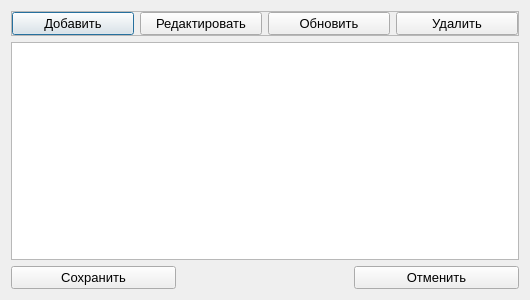
<?xml version="1.0" encoding="UTF-8"?>
<ui version="4.0">
 <class>Prac_type</class>
 <widget class="QDialog" name="Prac_type">
  <property name="geometry">
   <rect>
    <x>0</x>
    <y>0</y>
    <width>530</width>
    <height>300</height>
   </rect>
  </property>
  <property name="font">
   <font>
    <pointsize>10</pointsize>
   </font>
  </property>
  <property name="windowTitle">
   <string>Виды практик</string>
  </property>
  <layout class="QGridLayout" name="gridLayout">
   <item row="0" column="0" colspan="3">
    <widget class="QFrame" name="frame">
     <property name="font">
      <font>
       <pointsize>10</pointsize>
      </font>
     </property>
     <property name="frameShape">
      <enum>QFrame::StyledPanel</enum>
     </property>
     <property name="frameShadow">
      <enum>QFrame::Raised</enum>
     </property>
     <layout class="QGridLayout" name="gridLayout_2">
      <property name="leftMargin">
       <number>0</number>
      </property>
      <property name="topMargin">
       <number>0</number>
      </property>
      <property name="rightMargin">
       <number>0</number>
      </property>
      <property name="bottomMargin">
       <number>0</number>
      </property>
      <property name="verticalSpacing">
       <number>0</number>
      </property>
      <item row="0" column="0">
       <widget class="QPushButton" name="pushButton_add">
        <property name="font">
         <font>
          <pointsize>10</pointsize>
         </font>
        </property>
        <property name="text">
         <string>Добавить</string>
        </property>
        <property name="icon">
         <iconset resource="../resourses.qrc">
          <normaloff>:/img/img/add.png</normaloff>:/img/img/add.png</iconset>
        </property>
       </widget>
      </item>
      <item row="0" column="2">
       <widget class="QPushButton" name="pushButton_update">
        <property name="font">
         <font>
          <pointsize>10</pointsize>
         </font>
        </property>
        <property name="text">
         <string>Обновить</string>
        </property>
        <property name="icon">
         <iconset resource="../resourses.qrc">
          <normaloff>:/img/img/refresh.png</normaloff>:/img/img/refresh.png</iconset>
        </property>
       </widget>
      </item>
      <item row="0" column="5">
       <widget class="QPushButton" name="pushButton_del">
        <property name="font">
         <font>
          <pointsize>10</pointsize>
         </font>
        </property>
        <property name="text">
         <string>Удалить</string>
        </property>
        <property name="icon">
         <iconset resource="../resourses.qrc">
          <normaloff>:/img/img/delete.png</normaloff>:/img/img/delete.png</iconset>
        </property>
       </widget>
      </item>
      <item row="0" column="1">
       <widget class="QPushButton" name="pushButton_edit">
        <property name="font">
         <font>
          <pointsize>10</pointsize>
         </font>
        </property>
        <property name="text">
         <string>Редактировать</string>
        </property>
        <property name="icon">
         <iconset resource="../resourses.qrc">
          <normaloff>:/img/img/edit.png</normaloff>:/img/img/edit.png</iconset>
        </property>
       </widget>
      </item>
     </layout>
    </widget>
   </item>
   <item row="3" column="0">
    <widget class="QPushButton" name="pushButton_save">
     <property name="font">
      <font>
       <pointsize>10</pointsize>
      </font>
     </property>
     <property name="text">
      <string>Сохранить</string>
     </property>
     <property name="icon">
      <iconset resource="../resourses.qrc">
       <normaloff>:/img/img/save.png</normaloff>:/img/img/save.png</iconset>
     </property>
    </widget>
   </item>
   <item row="3" column="2">
    <widget class="QPushButton" name="pushButton_cancel">
     <property name="font">
      <font>
       <pointsize>10</pointsize>
      </font>
     </property>
     <property name="text">
      <string>Отменить</string>
     </property>
     <property name="icon">
      <iconset resource="../resourses.qrc">
       <normaloff>:/img/img/cancel.png</normaloff>:/img/img/cancel.png</iconset>
     </property>
    </widget>
   </item>
   <item row="1" column="0" colspan="3">
    <widget class="QTableView" name="tableView">
     <property name="font">
      <font>
       <pointsize>10</pointsize>
      </font>
     </property>
     <property name="alternatingRowColors">
      <bool>true</bool>
     </property>
    </widget>
   </item>
   <item row="3" column="1">
    <spacer name="horizontalSpacer">
     <property name="orientation">
      <enum>Qt::Horizontal</enum>
     </property>
     <property name="sizeType">
      <enum>QSizePolicy::Preferred</enum>
     </property>
     <property name="sizeHint" stdset="0">
      <size>
       <width>40</width>
       <height>20</height>
      </size>
     </property>
    </spacer>
   </item>
  </layout>
 </widget>
 <resources>
  <include location="../resourses.qrc"/>
 </resources>
 <connections/>
</ui>
